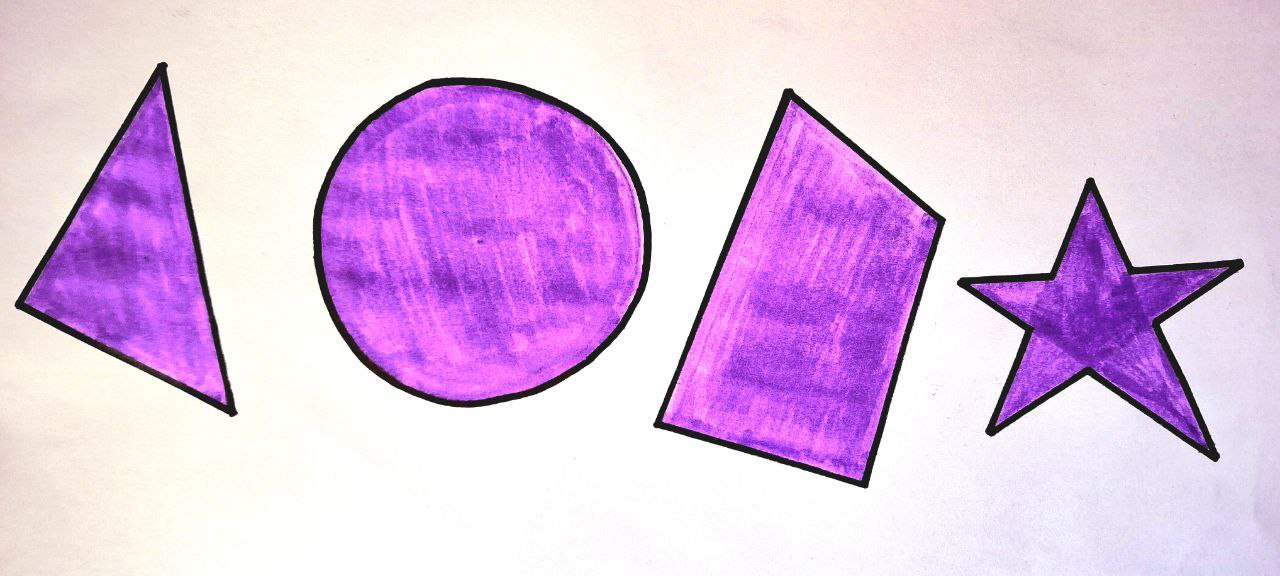
#> input picture figures.jpg, 1280 x 576 px
$ python HW_lesson_5.py
#> lines starting #> are read from the running program, lines starting #| are printed output that depends on the picture; after the words box and inside, x2 and y2 are one past the last pixel; in counts of white or black regions, pixels touching at a corner belong together
import cv2
import numpy as np

img = cv2.imread("figures.jpg")
#> img is the input picture: shape (576, 1280, 3); mean B, G, R 229.3, 191.4, 225.3
img_copy = img.copy()
img = cv2.GaussianBlur(img, (3, 3), 5)

img = cv2.cvtColor(img, cv2.COLOR_BGR2HSV)
#> img: shape (576, 1280, 3); mean H, S, V 86.4, 53.4, 235.7
lower = np.array([0, 45, 106])
upper = np.array([179, 255, 255])
mask = cv2.inRange(img, lower, upper)
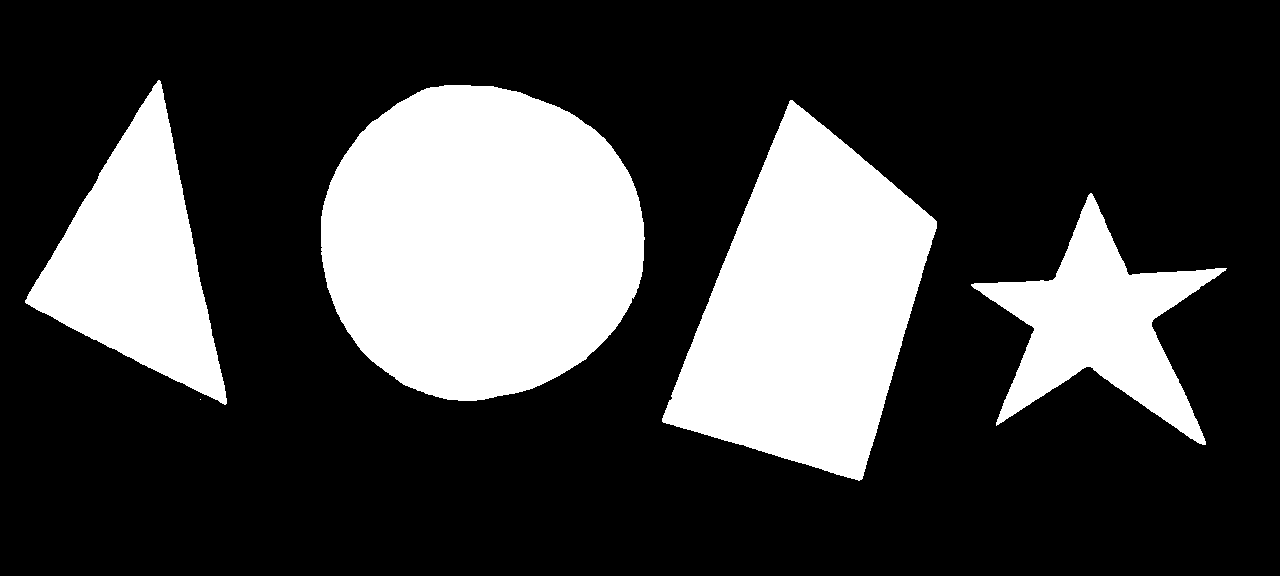
#> mask: shape (576, 1280); 26.4% white; 5 white regions (1 under 20 px)
img = cv2.bitwise_and(img, img, mask = mask)
#> img: shape (576, 1280, 3); mean H, S, V 37.7, 41.7, 60.8

contours, _ = cv2.findContours(mask, cv2.RETR_EXTERNAL, cv2.CHAIN_APPROX_SIMPLE)
#> contours = 5 contours, 1 with area under 20; largest, box (x1, y1, x2, y2) and area: (321, 85, 645, 401) 79840, (662, 100, 937, 481) 59906, (25, 80, 227, 405) 29956, (971, 193, 1227, 445) 23212
for cnt in contours:
    area = cv2.contourArea(cnt)
    if area > 150:
        perimetr = cv2.arcLength(cnt, True)
        M = cv2.moments(cnt)

        if M["m00"] != 0:
            cx = int(M["m10"] / M["m00"])
            cy = int(M["m01"] / M["m00"])


        x, y, w, h = cv2.boundingRect(cnt)
        aspect_ratio = round(w / h, 2)
        compactness = round((4 * np.pi * area) / (perimetr ** 2), 2)

        approx = cv2.approxPolyDP(cnt, 0.03 * perimetr, True)
        if len(approx) == 3:
            shape = "trikutnik"
        elif len(approx) == 4:
            shape = "square"
        elif len(approx) > 6 and compactness > 0.7:
            shape = "oval"
        else:
            shape = "inshe"

        cv2.drawContours(img_copy, [cnt], -1, (255, 255, 255), 2)
        cv2.circle(img_copy, (cx, cy), 4, (255, 0, 0), -1)
        cv2.putText(img_copy, f'{shape}', [x, y - 20], cv2.FONT_HERSHEY_PLAIN, 0.9, (255, 0, 0), 2)
        cv2.putText(img_copy, f'S: {int(area)}, P: {int(perimetr)}', (x, y - 5), cv2.FONT_HERSHEY_PLAIN, 0.9, (255, 0, 0), 2)
        cv2.rectangle(img_copy, (x, y), (x + w, y + h), (255, 0, 0), 2)
        cv2.putText(img_copy, f'AR: {aspect_ratio}, C: {compactness}', (x, y - 35), cv2.FONT_HERSHEY_PLAIN, 0.9, (255, 0, 0), 2)
#> this loop made 5 passes
#> (area, perimetr, cx, cy, x, y, w, h) on passes 3, 5: (59906.5, 1084.5, 806, 306, 662, 100, 275, 381), (29955.5, 872.5, 136, 261, 25, 80, 202, 325)
#> (area, perimetr, cx, cy, x, y, w, h) on passes 2, 4: (23212.5, 1089.2, 1098, 324, 971, 193, 256, 252), (79839.5, 1065.8, 480, 241, 321, 85, 324, 316)
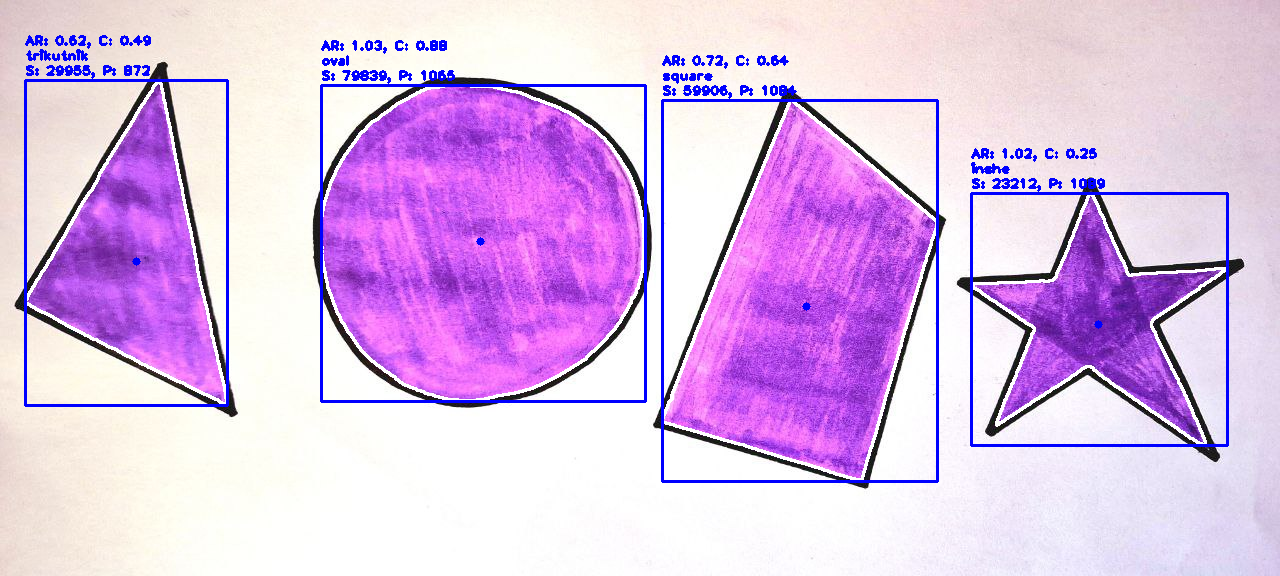
#> img_copy: shape (576, 1280, 3); 4.55% of pixels changed, all inside (x1, y1, x2, y2) = (24, 35, 1229, 483)


cv2.imshow("mask", img_copy)
cv2.imwrite("result.jpg", img_copy)
cv2.waitKey(0)
cv2.destroyAllWindows()
